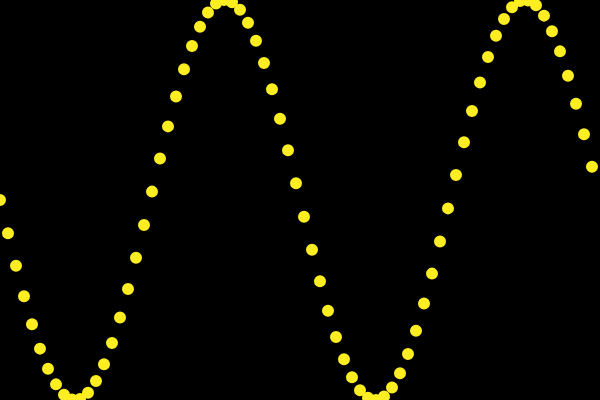
Frame 1 (no input)
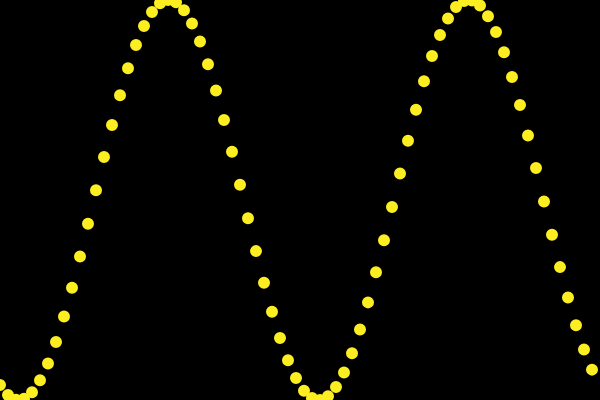
Frame 60 (no input)
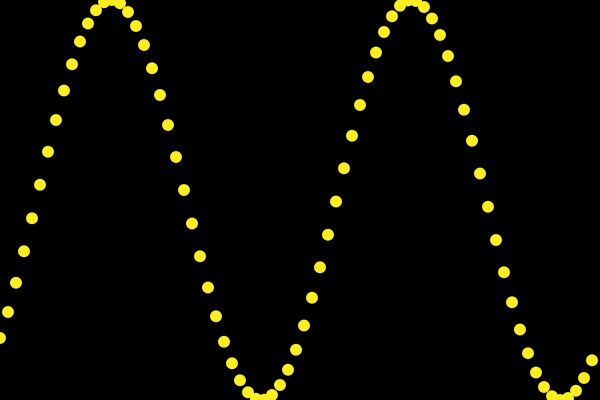
Frame 120 (the mouse pressed at the canvas centre since frame 60)

The p5.js sketch that drew these frames (run headless with seeded random() and noise() and a simulated clock; from frame 60 on, the mouse is pressed at the canvas centre):

// p5.js sketch
// ── sketch.js
let angles = [];
let angleVel = [];
let r = 4;

function setup() {
  createCanvas(600, 400);
  let totalCircs = floor(width / (r * 2));
  for (let i = 0; i < totalCircs; i++) {
    angles[i] = map(i, 0, totalCircs, 0, 2 * TWO_PI);
  }
}

function draw() {
  background(0);
  translate(300, 200);
  fill(252, 238, 33);
  stroke(252, 238, 33);
  strokeWeight(4);
  for (let i = 0; i < angles.length; i++) {
    let x = map(i, 0, angles.length, -300, 300);
    let y = map(sin(angles[i]), -1, 1, -200, 200);
    circle(x, y, r * 2);
    angles[i] += 0.02;
  }
}
